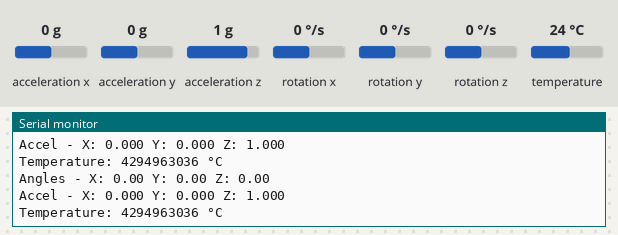
This sketch was run on a simulated Arduino Uno, built with avr-gcc and run on an emulated ATmega328P. On the bench: the last lines printed to the serial monitor. The test bench sets the inputs (shaded band); at power-on: acceleration x 0 g, acceleration y 0 g, acceleration z 1 g, rotation z 0 °/s, temperature 24 °C, rotation x 0 °/s, rotation y 0 °/s.

Above: at 2.0 s.
2.1 s: acceleration x set to -1.4 g
At 2.29 s:
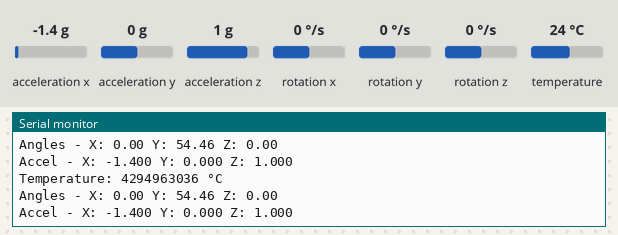
3.6 s: acceleration y set to -1.4 g
At 3.88 s:
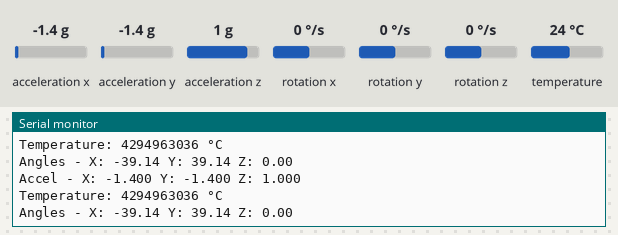
5.1 s: acceleration z set to -1.4 g
At 5.16 s:
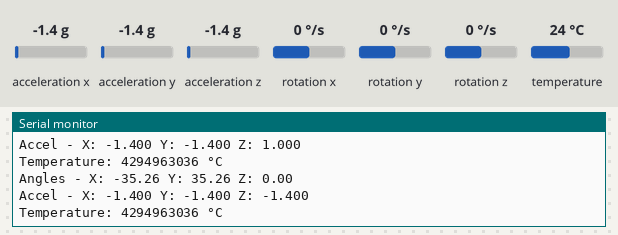
6.6 s: rotation z set to -192 °/s
At 6.64 s:
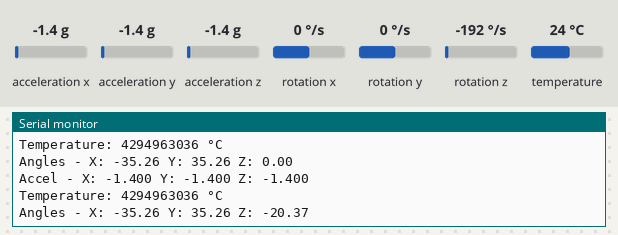
8.1 s: temperature set to 12 °C
At 8.13 s:
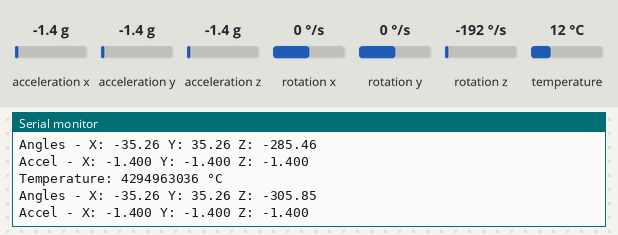
Timing chart, 0 to 10.6 s (numbered marks = the images above; inputs shaded):
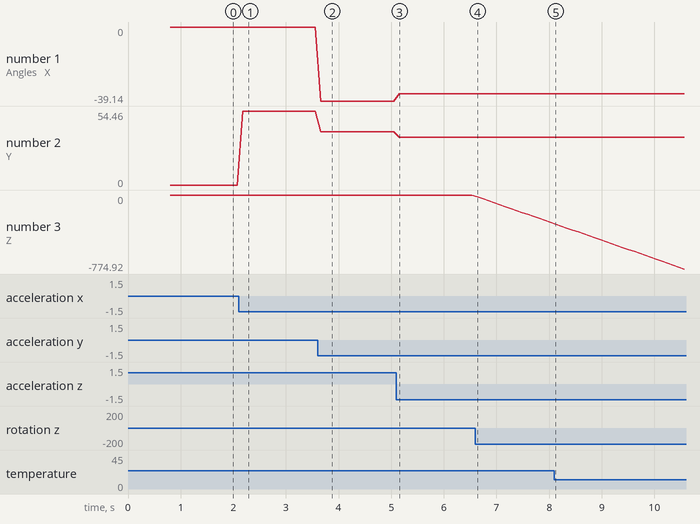

Measured:
- after the input at 2.1 s, the serial monitor: prints a new line after 0.08 s (image 1)
- after the input at 3.6 s, the serial monitor: prints a new line after 0.07 s (image 2)
- after the input at 5.1 s, the serial monitor: prints a new line after 0.05 s (image 3)
- after the input at 6.6 s, the serial monitor: prints a new line at once (image 4)
- plotted number 1: 0 → -39.14 after the input at 3.6 s, -39.14 → -35.26 after the input at 5.1 s
- plotted number 2: 0 → 54.46 after the input at 2.1 s, 54.46 → 39.14 after the input at 3.6 s, 39.14 → 35.26 after the input at 5.1 s
- plotted number 3: 0 → -285.46 after the input at 6.6 s

The sketch:

helloWorld.ino
```cpp
#include "MeAuriga.h"

MeGyro gyro(0, 0x69); // For Auriga onboard gyro

void setup() {
  Serial.begin(115200);
  gyro.begin();
}

void loop() {
  gyro.update();

  // Read gyroscope angles (degrees)
  Serial.print("Angles - X: "); Serial.print(gyro.getAngleX(), 2);
  Serial.print(" Y: "); Serial.print(gyro.getAngleY(), 2);
  Serial.print(" Z: "); Serial.println(gyro.getAngleZ(), 2);

  // Read accelerations (g units)
  Serial.print("Accel - X: "); Serial.print(gyro.getAccX(), 3);
  Serial.print(" Y: "); Serial.print(gyro.getAccY(), 3);
  Serial.print(" Z: "); Serial.println(gyro.getAccZ(), 3);

  // Read temperature
  Serial.print("Temperature: "); Serial.print(gyro.getTemperature(), 1);
  Serial.println(" °C");

  delay(100);
}
```
